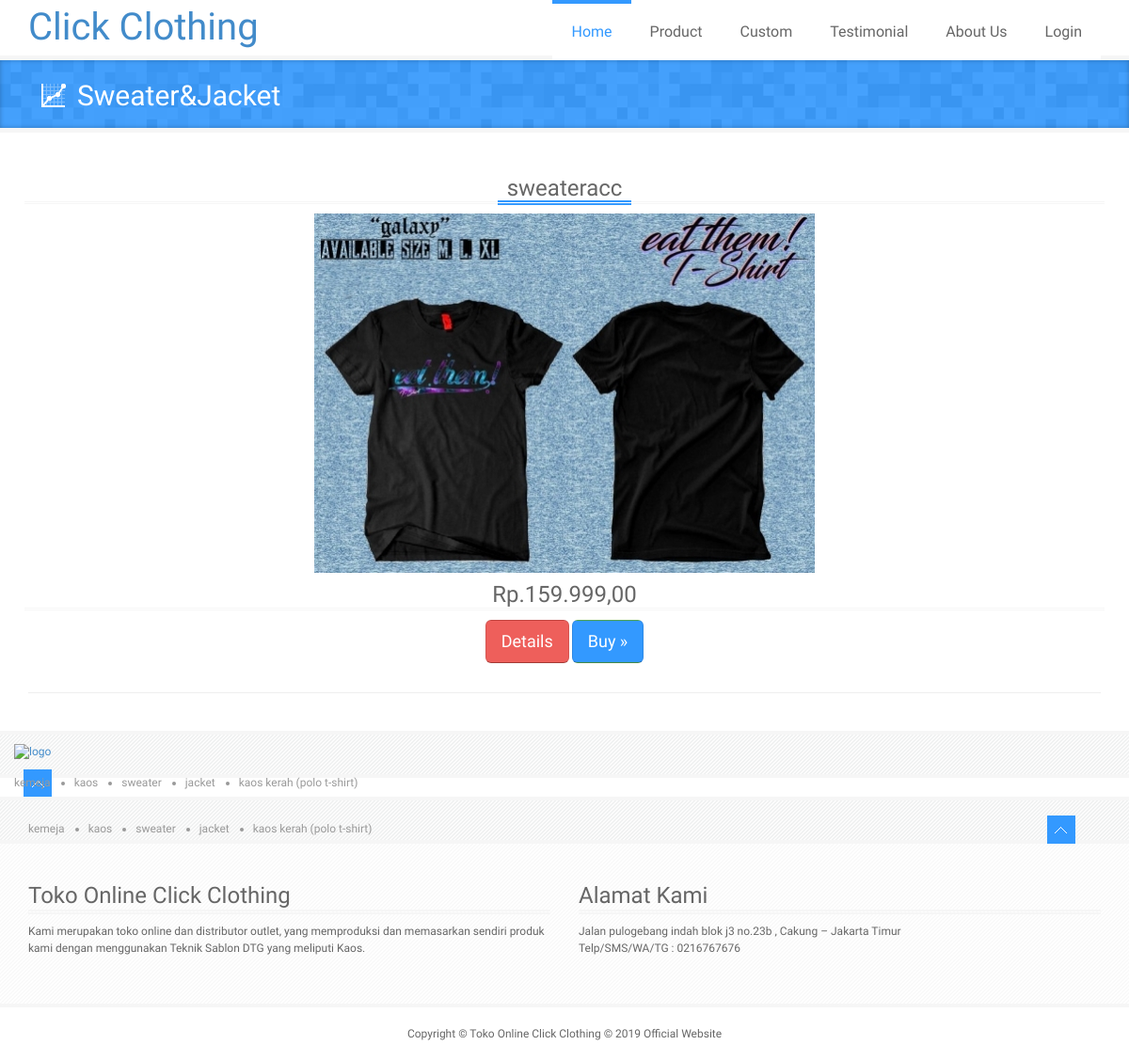
/sweater.php, run on an earlier commit of the app's database.
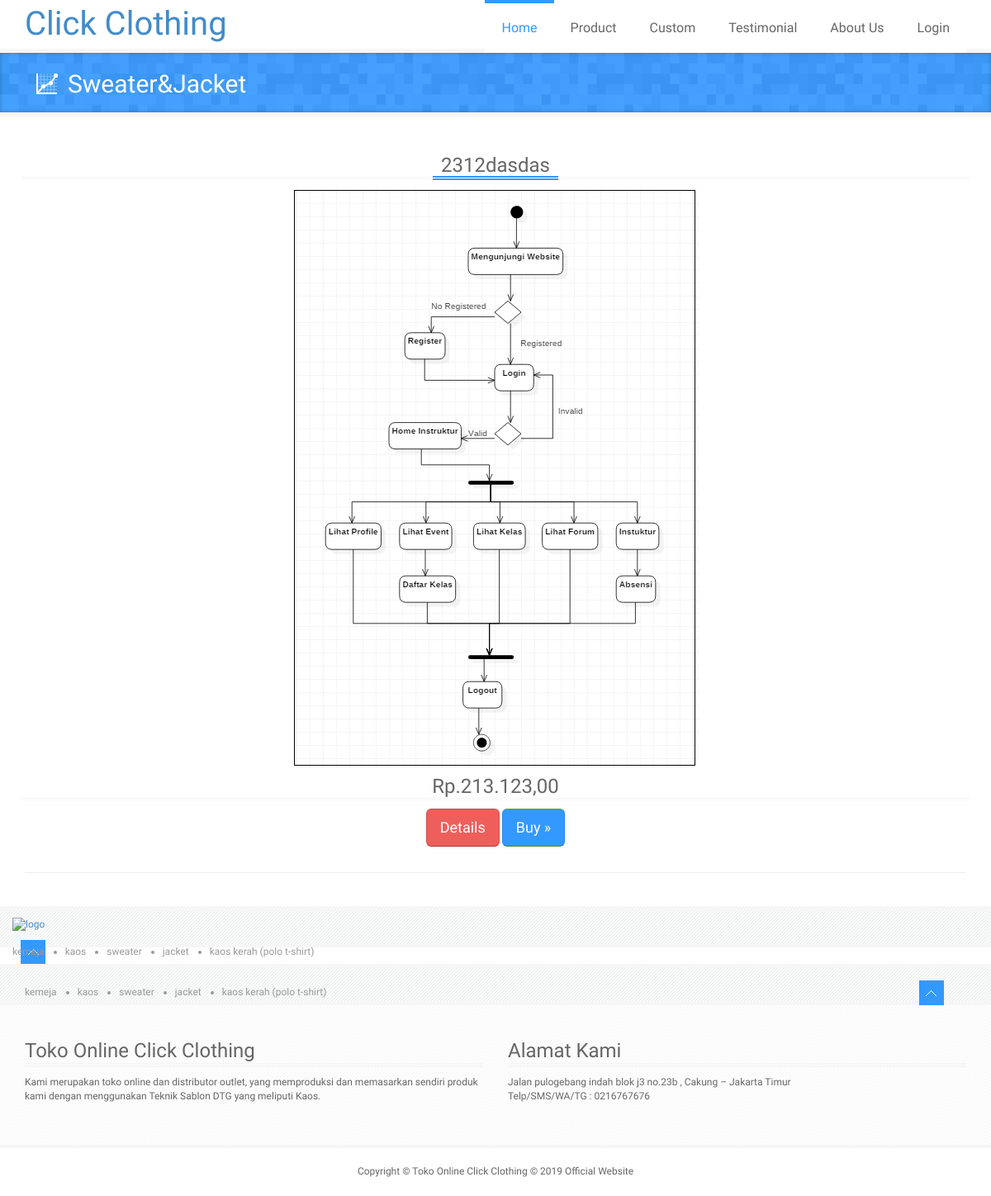
And on a later commit of the database.
### tables this page shows
CREATE TABLE `produk` (
  `kode` int(10) NOT NULL,
  `nama` varchar(30) NOT NULL,
  `jenis` varchar(10) NOT NULL,
  `harga` int(10) NOT NULL,
  `keterangan` varchar(100) NOT NULL,
  `stok` int(3) NOT NULL,
  `gambar` varchar(40) NOT NULL
);

### sweater.php (the view, shortened to what this page needs)
<!DOCTYPE html>
<html lang="en">
<head>
    <link href="css/bootstrap.css" rel="stylesheet">
    <link href="css/bootstrap-responsive.css" rel="stylesheet">
	<link href="css/style.css" rel="stylesheet">
</head>
<body>
	<?php include "header.php"; ?>
	<div id="page-title">
		<div id="page-title-inner">
			<div class="container">
				<h2><i class="ico-stats ico-white"></i>Sweater&Jacket</h2>
			</div>
		</div>
	</div>
	<div id="wrapper">
    	<div class="container">
      		<div class="row">
	<?php
                    $sql = mysqli_query($koneksi, "SELECT * FROM produk WHERE jenis='Sweater' order by kode DESC");
	if(mysqli_num_rows($sql) == 0){
		echo "Tidak ada produk!";
	}else{
		while($data = mysqli_fetch_assoc($sql)){
                    ?>
        		<div class="span4">
          			<div class="icons-box">
                        <div class="title"><h3><?php echo $data['nama']; ?></h3></div>
                        <img src="admin/<?php echo $data['gambar']; ?>" />
						<div><h3>Rp.<?php echo number_format($data['harga'],2,",",".");?></h3></div>
						<div class="clear"><a href="detailproduk.php?hal=detailbarang&kd=<?php echo $data['kode'];?>" class="btn btn-lg btn-danger">Details</a> <a href="index.html" class="clear"> <a href="index.html" class="btn btn-lg btn-success">Buy &raquo;</a></div>
                    </div>
        		</div>
                <?php
              }
              }
              ?>
      		</div>
				</div>
				</div>
    	<div class="container">
			<hr>
		</div>
	<div id="footer-menu" class="hidden-tablet hidden-phone">
		<div class="container">
			<div class="row">
				<div class="span2">
					<div id="footer-menu-logo">
						<a href="#"><img src="img/logo1.png" alt="logo" /></a>
					</div>
				</div>
				<div class="span9">
					<div id="footer-menu-links">
						<ul id="footer-nav">
							<li><a href="#">Kemeja</a></li>
							<li><a href="#">Kaos</a></li>
							<li><a href="#">Sweater</a></li>
							<li><a href="#">Jacket</a></li>
							<li><a href="#">Kaos Kerah (polo t-shirt)</a></li>
						</ul>
					</div>
				</div>
				<div class="span1">
					<div id="footer-menu-back-to-top">
						<a href="#"></a>
					</div>
				</div>
			</div>
		</div>
	</div>
	<?php include "footer.php";?>
</body>
</html>

### header.php (shortened to what this page needs)
<!DOCTYPE html>
<html lang="en">
<head>
    <link href="assets/css/bootstrap.css" rel="stylesheet">
    <link href="assets/css/bootstrap-responsive.css" rel="stylesheet">
	<link href="assets/css/style.css" rel="stylesheet">
</head>
<body style=" height: 100%;">
	<header>
		<div class="container">
			<div class="row">
				<div class="logo col-md-3">
					<a class="brand" href="index.php">
						<p style="font-size: 40px;">Click Clothing</p>
					</a>
				</div>
				<div class="col-md-9">
					<div class="navbar navbar-inverse">
			    		<div class="container-fluid">
			            		<ul class="nav navbar-nav">
			              			<li class="active"><a href="index.php">Home</a></li>
			              			<li><a href="produk.php">Product</a></li>
			              			<li><a href="customgambar.php">Custom</a></li>
									<li><a href="testimoni.php">Testimonial</a></li>
                                    <li><a href="profil.php">About Us</a></li>
			              			<li class="dropdown">
			                			<a href="#" data-toggle="modal" data-target="#myModal">Login</a>
			              			</li>
			            		</ul>
			        	</div>
			      	</div>
				</div>
			</div>
		</div>
	</header>
<div id="myModal" class="modal fade" role="dialog">
  <div class="modal-dialog modal-sm">
    <div class="modal-content">
      <div class="modal-body">
        <form class="form-signin" method="post" action="proseslogin.php">
	        <br />
	        <p>Belum punya akun.? silahkan <a href="register.php"></b>Daftar</b></p></h5>
      	</form>
      </div>
    </div>
  </div>
</div>

### footer.php (shortened to what this page needs)
	<div id="footer-menu" class="hidden-tablet hidden-phone">
		<div class="container">
			<div class="row">
				<div class="col-md-11">
					<div id="footer-menu-links">
						<ul id="footer-nav">
							<li><a href="#">Kemeja</a></li>
							<li><a href="#">Kaos</a></li>
							<li><a href="#">Sweater</a></li>
							<li><a href="#">Jacket</a></li>
							<li><a href="#">Kaos Kerah (polo t-shirt)</a></li>
						</ul>
					</div>
				</div>
				<div class="col-md-1">
					<div id="footer-menu-back-to-top">
						<a href="#"></a>
					</div>
				</div>
			</div>
		</div>
	</div>
	<div id="footer">
		<div class="container">
			<div class="row">
				<div class="col-md-6">
					<h3>Toko Online Click Clothing </h3>
					<p>
					Kami merupakan toko online dan distributor outlet, yang memproduksi dan memasarkan sendiri produk kami dengan menggunakan Teknik Sablon DTG yang meliputi Kaos.
                    </p>
				</div>
				<div class="col-md-6">
					<h3>Alamat Kami</h3>
                   	Jalan pulogebang indah blok j3 no.23b , Cakung – Jakarta Timur<br />
                    Telp/SMS/WA/TG : 0216767676<br />
                    </div>
			</div>
		</div>
	</div>
	<div id="copyright">
		<div class="container">
			<p>
				Copyright &copy; Toko Online Click Clothing  &copy; 2019  Official Website
			</p>
		</div>
	</div>
</body>
</html>

What changed in the data, as far as the page shows it:
removed produk: nama "sweateracc", gambar (picture), harga "159.999,00"
added produk: nama "2312dasdas", gambar (picture), harga "213.123,00"
